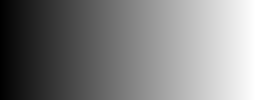
Frame 1 (no input)
Frame 60 (the mouse pressed at the canvas centre just before this capture): identical to frame 1, image omitted
Frame 120 (the mouse held since frame 60 and released just before this capture): identical to frame 1, image omitted

The Processing sketch that drew this single still picture (run headless with seeded random() and noise(); from frame 60 on, the mouse is pressed at the canvas centre):

// Processing sketch: processing_112754
// ── processing_112754.pde

void setup() {
  size(256, 100);
  background(255);
  noStroke();
  smooth();
}

void draw() {
  float s = random(0, 50);
  for (int i=0;i<width;i=i+1) {
    fill(i);
    rect(i, 0, 1, 100);
  }
}
